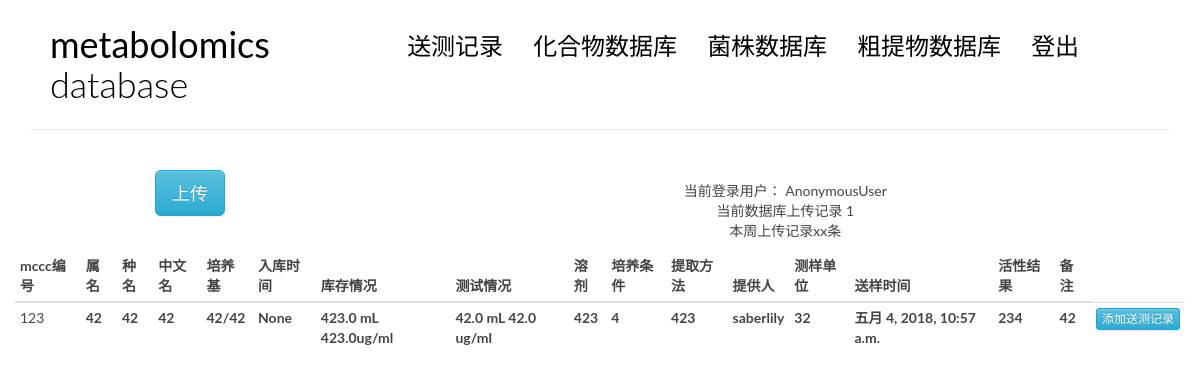
/crudeexindex/, run on an earlier commit of the app's database.
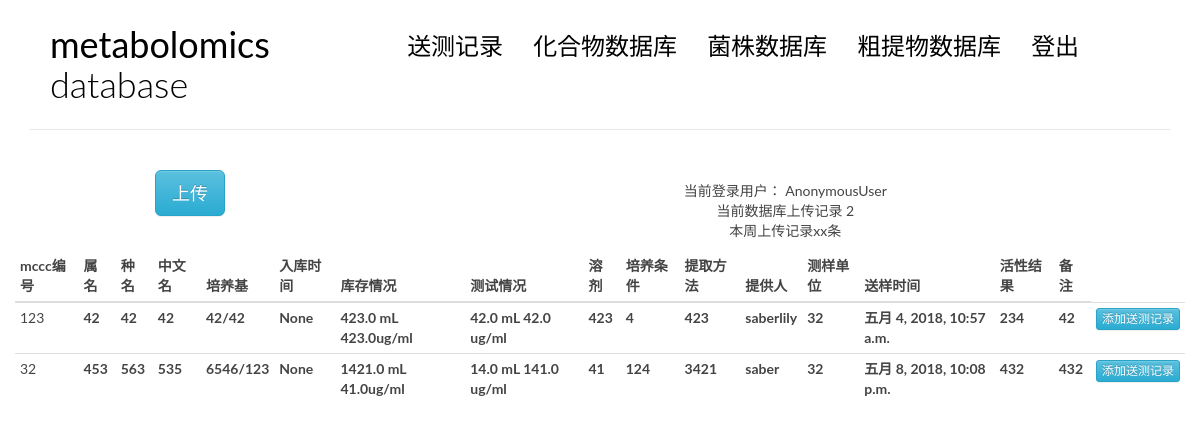
And on a later commit of the database.
### blog/models.py (models this page shows)
class crudeex(models.Model): ##粗提物
    frombact = models.ForeignKey(bact)
    mcccnumber = models.CharField(max_length = 50) #mccc编号
    genus = models.CharField(max_length = 200) #属名
    species = models.CharField(max_length = 200) #种名
    chinesename = models.CharField(max_length = 200) #中文名
    media = models.CharField(max_length = 200) #培养基
    medianumber = models.CharField(max_length = 50) #培养基编号
    mass = models.FloatField() #重量，单位mg
    stockmass = models.FloatField() #库存量，单位mg
    cointermass = models.FloatField() #样品瓶重量，单位miug
    testcol = models.FloatField(blank = True) #测试浓度
    testvol = models.FloatField(blank = True) #测试体积
    activecol = models.FloatField(blank = True) #活性浓度
    solvent = models.CharField(max_length = 100) #溶剂
    culture = models.CharField(max_length = 500, blank = True) #培养条件
    exrmethod = models.CharField(max_length = 500, blank = True) #提取方法
    provider = models.ForeignKey(User) #提供人
    department = models.CharField(max_length=100) #测样单位
    sendtime = models.DateTimeField(auto_now_add=True, editable = True) #送样时间
    activeresult = models.CharField(max_length = 500, blank = True) #活性检测结果
    entertime = models.DateTimeField(null = True) #入库时间
    entervol = models.FloatField(blank = True) #入库体积
    entercol =  models.FloatField(blank = True) #入库浓度
    comment = models.CharField(max_length = 500, blank = True)

### blog/crudeex.py (the view)
# urls.py: url(r'^crudeexindex/$', views.crudeexindex, name='crudeexindex'),
def crudeexindex(request, msg = -1):  ##粗提物
    lists = crudeex.objects.all()
    num = len(lists)
    return render(request, 'blog/crudeex.html', context = {'tests' : lists, 'msg' : msg, 'num' : num} )

### blog/models.py (called while the page is built)
    def __str__(self):
        return self.bactnumber + '|' + self.chinesename

### blog/templatetags/blog_tags.py (called while the page is built)
@register.simple_tag
def get_all_bact():
    print(bact.objects.all().order_by('-storetime'))
    return bact.objects.all().order_by('-storetime')

### templates/blog/crudeex.html (shortened to what this page needs)
{% extends 'base.html' %}
{% load blog_tags %}
{%block main %}
<body>
    <div class="row">
        <div class="col-md-4 col-sm-5 col-xs-8">
            <center>
                <button class="btn btn-info btn-primary btn-lg" data-toggle="modal" data-target="#myModal">
                    上传
                </button>
            </center>
        </div>
        <div class="col-md-8 col-sm-7 col-xs-4">
            <nav class="main-nav" role="navigation">
                <div class="collapse navbar-collapse" id="bs-example-navbar-collapse-1">
                        <ul class="list-unstyled text-center" >
                            <li>当前登录用户： {{request.user}}</li>
                            <li>当前数据库上传记录 {{num}}</li>
                            <li>本周上传记录xx条</li>
                        </ul>
                </div>
            </nav>
        </div>
    </div>
    <div class="col-md-12 col-sm-7 col-xs-4">
    <table class="table table-hover table-condensed">
            <thead>
                <tr>
                    <th>mccc编号</th>
                    <th>属名</th>
                    <th>种名</th>
                    <th>中文名</th>
                    <th>培养基</th>
                    <th>入库时间</th>
                    <th>库存情况</th>
                    <th>测试情况</th>
                    <th>溶剂</th>
                    <th>培养条件</th>
                    <th>提取方法</th>
                    <th>提供人</th>
                    <th>测样单位</th>
                    <th>送样时间</th>
                    <th>活性结果</th>
                    <th>备注</th>
                </tr>
            </thead>
            <tbody>
                    {% for crudeex in tests %}
                    {% if request.user == crudeex.provider %}
                    <tr class="row1 success" id = "useajax" data-toggle="modal" data-target="#alter"  data-frombact = "{{crudeex.frombact}}"
                    data-whatever = "{{crudeex.id}}" data-mcccnumber = "{{crudeex.mcccnumber}}" data-genus = "{{crudeex.genus}}"
                    data-species = "{{crudeex.species}}" data-chinesename = "{{crudeex.chinesename}}"  data-media = "{{crudeex.media}}"
                    data-medianumber = "{{crudeex.medianumber}}" data-mass = "{{crudeex.mass}}" data-stockmass = "{{crudeex.stockmass}}"
                    data-cointermass = "{{crudeex.cointermass}}" data-entertime = "{{crudeex.entertime}}" data-entervol = "{{crudeex.entervol}}"
                    data-entercol = "{{crudeex.entercol}}" data-testcol = "{{crudeex.testcol}}" data-testvol = "{{crudeex.testvol}}"
                    data-activecol = "{{crudeex.activecol}}" data-solvent = "{{crudeex.solvent}}" data-culture = "{{crudeex.culture}}"
                    data-exrmethod = "{{crudeex.exrmethod}}" data-department = "{{crudeex.department}}" data-activeresult = "{{crudeex.activeresult}}"
                    data-comment = "{{crudeex.comment}}" >
                    {% else %}
                    <tr class="row1">
                    {% endif %}
                            <td class = "field-mcccnumber"> {{crudeex.mcccnumber}}</td>
                            <th class = "field-genus">{{crudeex.genus}}</th>
                            <th class = "field-species">{{crudeex.species}}</th>
                            <th class = "field-chinesename">{{crudeex.chinesename}}</th>
                            <th class = "field-media">{{crudeex.media}}/{{crudeex.medianumber}}</th>
                            <th class = "field-entertime">{{crudeex.entertime}}</th>
                            <th class = "field-entervol">{{crudeex.entervol}} mL {{crudeex.entercol}}ug/ml</th>
                            <th class = "field-testvol">{{crudeex.testvol }} mL {{crudeex.testcol}} ug/ml</th>
                            <th class = "field-solvent">{{crudeex.solvent}}</th>
                            <th class = "field-culture">{{crudeex.culture}}</th>
                            <th class = "field-exrmethod">{{crudeex.exrmethod}}</th>
                            <th class = "field-provider">{{crudeex.provider}}</th>
                            <th class = "field-department">{{crudeex.department}}</th>
                            <th class = "field-sendtime">{{crudeex.sendtime}}</th>
                            <th class = "field-activeresult">{{crudeex.activeresult}}</th>
                            <th class = "field-comment">{{crudeex.comment}}</th>
                            <th class = "field-upload"><button type="button" class="btn btn-info btn-xs" data-toggle="modal" data-target="#upload" data-cruid = "{{crudeex.id}}">添加送测记录</button></th>
                    </tr>
                    {% empty %}
                      <div class="row1">null</div>
                    {% endfor %}
            </tbody>
        </table>
    </div>
                            {% get_all_bact as bact_list %}
                                {% get_all_bact as bact_list %}
</body>
{% endblock main %}

### templates/base.html (shortened to what this page needs)
{% load staticfiles %}
<!DOCTYPE html>
<html lang="en">
    <head>
        <link rel="stylesheet" href="{% static 'blog/css/bootstrap.min.css' %}">
        <link rel="stylesheet" href="{% static 'blog/css/pace.css' %}">
        <link rel="stylesheet" href="{% static 'blog/css/bootstrap.css' %}">
        <link rel="stylesheet" href="{% static 'blog/css/bootstrap-theme.css' %}">
        <link rel="stylesheet" href="{% static 'blog/css/bootstrap-theme.min.css' %}">
        <link rel="stylesheet" href="{% static 'blog/css/custom.css' %}">
        <link rel="stylesheet" href="{% static 'blog/css/highlights/github.css' %}">
    </head>
            <div class="container">
                    <header id="site-header">
                        <div class="row">
                            <div class="col-md-3 col-sm-5 col-xs-8">
                                <div class="logo">
                                    <h1><a href="#"><b>metabolomics</b> database</a></h1>
                                </div>
                            </div>
                            <div class="col-md-9 col-sm-7 col-xs-4">
                                <nav class="main-nav" role="navigation">
                                    <div class="collapse navbar-collapse" id="bs-example-navbar-collapse-1">
                                        <ul class="nav navbar-nav navbar-right">
                                            <li class="cl-effect-11"><a href="{% url 'blog:recordindex' %}" data-hover="送测记录">送测记录</a></li>
                                            <li class="cl-effect-11"><a href="{% url 'blog:cpdindex' %}" data-hover="化合物数据库">化合物数据库</a></li>
                                            <li class="cl-effect-11"><a href="{% url 'blog:bactindex' %}" data-hover="菌株数据库">菌株数据库</a></li>
                                            <li class="cl-effect-11"><a href="{% url 'blog:crudeexindex' %}" data-hover="粗提物数据库">粗提物数据库</a></li>
                                            <li class="cl-effect-11"><a href="{% url 'blog:logout_user' %}" data-hover="登出">登出</a></li>
                                        </ul>
                                    </div>
                                </nav>
                            </div>
                        </div>
                    </header>
                </div>
                {% block main %}
                {% endblock main %}
</html>

### blog/static/blog/css/custom.css (style rules this page uses)
* { outline: none; }
h1, h2, h3, h4, h5, h6 { margin-top: 0; }
b { font-weight: 400; }
a { color: #333; }
body { color: #444; font-family: 'Lato', sans-serif; }
#site-header { background-color: #FFF; padding: 25px 20px; margin-bottom: 40px; border-bottom: 1px solid #e7e7e7; }
.logo h1 a { color: #000; }
.logo h1 { margin: 0; font-family: 'Lato', sans-serif; font-weight: 300; }
.main-nav { margin-top: 11px; max-width: 95%; }
.main-nav a { color: #000000 !important; padding: 0 0 5px 0 !important; margin-right: 30px; font-family: 'Lato', sans-serif; font-weight: 300; font-size: 24px; }
.cl-effect-11 a { padding: 10px 0; color: #0972b4; text-shadow: none; }
.cl-effect-11 a::before { position: absolute; top: 0; left: 0; overflow: hidden; padding: 0 0 5px 0 !important; max-width: 0; border-bottom: 1px solid #000; color: #000; content: attr(data-hover); white-space: nowrap; -webkit-transition: max-width 0.5s; -moz-transition: max-width 0.5s; transition: max-width 0.5s; }

What changed in the data, as far as the page shows it:
added crudeex: mcccnumber "32", genus "453", species "563", chinesename "535", media "6546", medianumber "123", entertime "None", entervol "1421.0", entercol "41.0", testvol "14.0", testcol "141.0", solvent "41", culture "124", exrmethod "3421", provider "saber", department "32", sendtime "五月 8, 2018, 10:08 p.m.", activeresult "432", comment "432"
Also different on the page:
{{ num }}: "1" → "2"
